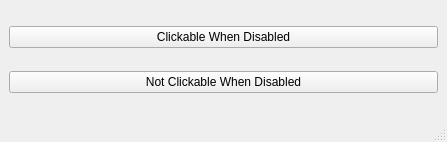
<?xml version="1.0" encoding="UTF-8"?>
<ui version="4.0">
 <class>MainWindow</class>
 <widget class="QMainWindow" name="MainWindow">
  <property name="geometry">
   <rect>
    <x>0</x>
    <y>0</y>
    <width>447</width>
    <height>142</height>
   </rect>
  </property>
  <property name="windowTitle">
   <string>MainWindow</string>
  </property>
  <widget class="QWidget" name="centralwidget">
   <layout class="QVBoxLayout" name="verticalLayout">
    <item>
     <widget class="OverrideablePushButton" name="pushButton">
      <property name="text">
       <string>Clickable When Disabled</string>
      </property>
     </widget>
    </item>
    <item>
     <widget class="QPushButton" name="pushButton_2">
      <property name="text">
       <string>Not Clickable When Disabled</string>
      </property>
     </widget>
    </item>
   </layout>
  </widget>
  <widget class="QMenuBar" name="menubar">
   <property name="geometry">
    <rect>
     <x>0</x>
     <y>0</y>
     <width>447</width>
     <height>37</height>
    </rect>
   </property>
  </widget>
  <widget class="QStatusBar" name="statusbar"/>
 </widget>
 <customwidgets>
  <customwidget>
   <class>OverrideablePushButton</class>
   <extends>QPushButton</extends>
   <header>overrideablepushbutton.h</header>
  </customwidget>
 </customwidgets>
 <resources/>
 <connections/>
</ui>
